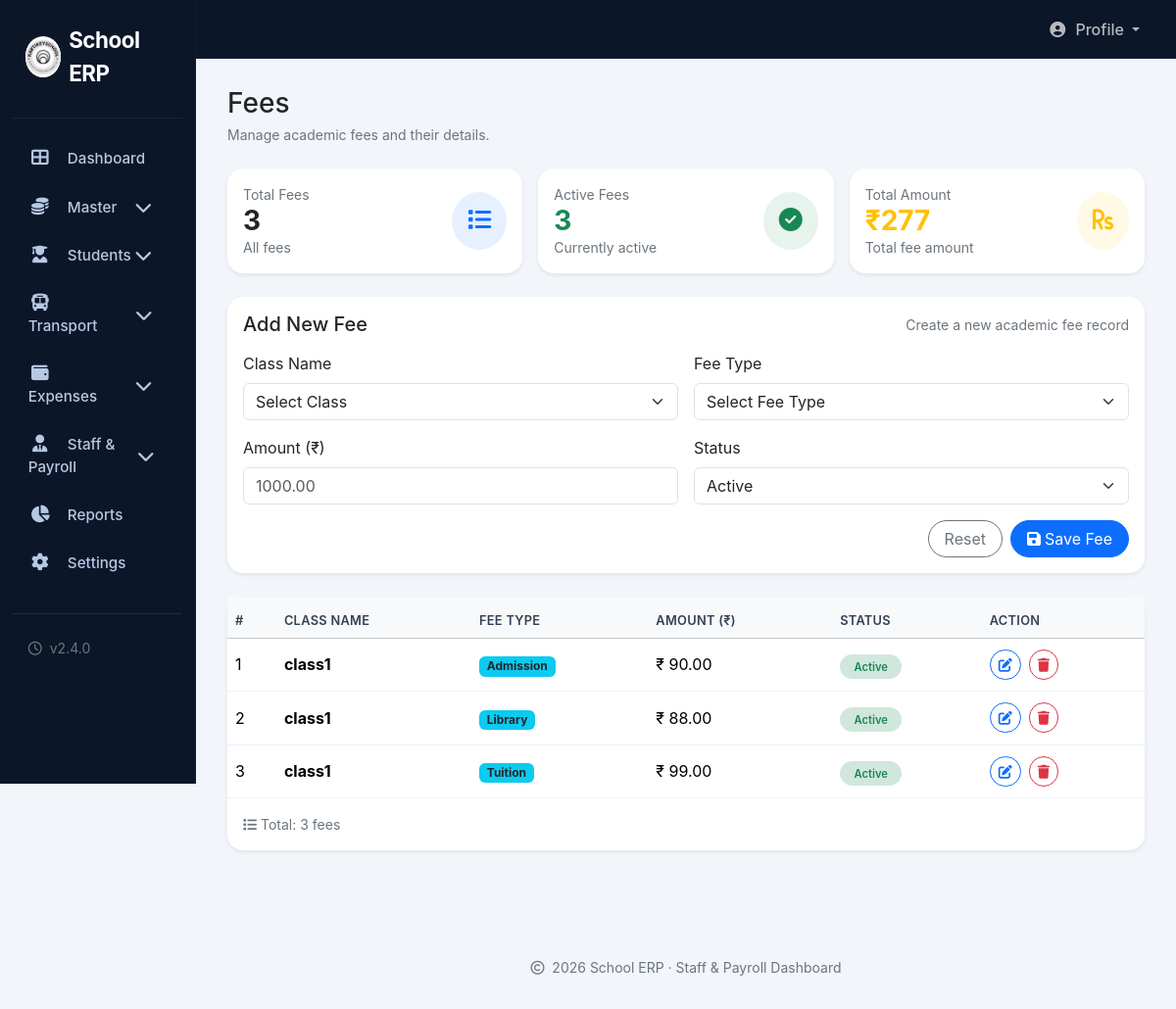
The page /admin/fees.php (signed in) on the database its author committed.
### tables this page shows
CREATE TABLE `fees` (
  `id` int(11) NOT NULL,
  `fee_name` varchar(100) NOT NULL,
  `class_id` int(11) DEFAULT NULL,
  `fee_type` varchar(50) DEFAULT NULL,
  `amount` decimal(10,2) NOT NULL,
  `status` enum('Active','Inactive') DEFAULT 'Active',
  `created_at` timestamp NOT NULL DEFAULT current_timestamp()
);

### admin/fees.php (the view, shortened to what this page needs)
<?php
include '../config/config.php';
include 'includes/header.php';
try {
    $stmt = $conn->query("SELECT * FROM fees ORDER BY id DESC");
    $fees = $stmt->fetchAll(PDO::FETCH_ASSOC);
} catch (Exception $e) {
    $fees = [];
    $error = 'Failed to load fees: ' . $e->getMessage();
}
$edit_fee = null;
$total_fees = count($fees);
$active_fees = count(array_filter($fees, fn($f) => $f['status'] == 'Active'));
$total_amount = array_sum(array_column($fees, 'amount'));
?>
<div class="main-content">
    <div class="d-flex justify-content-between align-items-center flex-wrap gap-3 mb-4">
        <div>
            <h3 class="mb-1">Fees</h3>
            <div class="text-secondary small">Manage academic fees and their details.</div>
        </div>
    </div>
    <div class="row g-3 mb-4">
        <div class="col-md-4">
            <div class="card border-0 rounded-4 shadow-sm">
                <div class="card-body p-3">
                    <div class="d-flex justify-content-between align-items-center">
                        <div>
                            <div class="text-secondary small">Total Fees</div>
                            <h3 class="mb-0 fw-bold"><?= $total_fees ?></h3>
                            <div class="text-secondary small">All fees</div>
                        </div>
                        <div class="bg-primary bg-opacity-10 rounded-circle p-3">
                            <i class="fas fa-list text-primary fs-4"></i>
                        </div>
                    </div>
                </div>
            </div>
        </div>
        <div class="col-md-4">
            <div class="card border-0 rounded-4 shadow-sm">
                <div class="card-body p-3">
                    <div class="d-flex justify-content-between align-items-center">
                        <div>
                            <div class="text-secondary small">Active Fees</div>
                            <h3 class="mb-0 fw-bold text-success"><?= $active_fees ?></h3>
                            <div class="text-secondary small">Currently active</div>
                        </div>
                        <div class="bg-success bg-opacity-10 rounded-circle p-3">
                            <i class="fas fa-check-circle text-success fs-4"></i>
                        </div>
                    </div>
                </div>
            </div>
        </div>
        <div class="col-md-4">
            <div class="card border-0 rounded-4 shadow-sm">
                <div class="card-body p-3">
                    <div class="d-flex justify-content-between align-items-center">
                        <div>
                            <div class="text-secondary small">Total Amount</div>
                            <h3 class="mb-0 fw-bold text-warning">₹<?= number_format($total_amount, 0) ?></h3>
                            <div class="text-secondary small">Total fee amount</div>
                        </div>
                        <div class="bg-warning bg-opacity-10 rounded-circle p-3">
                            <i class="fas fa-rupee-sign text-warning fs-4"></i>
                        </div>
                    </div>
                </div>
            </div>
        </div>
    </div>
    <div class="card border-0 rounded-4 shadow-sm mb-4">
        <div class="card-body">
            <div class="d-flex align-items-center justify-content-between flex-wrap gap-2 mb-3">
                <h5 class="mb-0"><?= $edit_fee ? 'Edit Fee' : 'Add New Fee' ?></h5>
                <span class="text-secondary small"><?= $edit_fee ? 'Update fee details' : 'Create a new academic fee record' ?></span>
            </div>
            <form class="row g-3" method="post">
                <div class="col-md-6">
                    <label class="form-label required">Class Name</label>
                    <select class="form-select" name="class_id" required>
                        <option value="">Select Class</option>
                    </select>
                </div>
                <div class="col-md-6">
                    <label class="form-label">Fee Type</label>
                    <select class="form-select" name="fee_type">
                        <option value="">Select Fee Type</option>
                    </select>
                </div>
                <div class="col-md-6">
                    <label class="form-label required">Amount (₹)</label>
                    <input type="number" class="form-control" name="amount"
                           placeholder="1000.00" min="0" step="0.01"
                           value="<?= $edit_fee ? $edit_fee['amount'] : '' ?>" required>
                </div>
                <div class="col-md-6">
                    <label class="form-label">Status</label>
                    <select class="form-select" name="status">
                        <option value="Active" <?= $edit_fee && $edit_fee['status'] == 'Active' ? 'selected' : '' ?>>Active</option>
                    </select>
                </div>
                <div class="col-12 d-flex justify-content-end gap-2">
                    <?php if ($edit_fee): ?>
                        <a href="fees.php" class="btn btn-outline-secondary rounded-pill px-3">Cancel</a>
                        <button type="submit" name="edit_fee" class="btn btn-warning rounded-pill px-3">
                            <i class="fas fa-edit me-1"></i>Update Fee
                        </button>
                    <?php else: ?>
                        <button type="reset" class="btn btn-outline-secondary rounded-pill px-3">Reset</button>
                        <button type="submit" name="add_fee" class="btn btn-primary rounded-pill px-3">
                            <i class="fas fa-save me-1"></i>Save Fee
                        </button>
                    <?php endif; ?>
                </div>
            </form>
        </div>
    </div>
    <div class="card border-0 rounded-4 shadow-sm">
        <div class="card-body p-0">
            <div class="table-responsive">
                <table class="table table-custom align-middle mb-0">
                    <thead class="table-light">
                        <tr>
                            <th>#</th>
                            <th>Class Name</th>
                            <th>Fee Type</th>
                            <th>Amount (₹)</th>
                            <th>Status</th>
                            <th>Action</th>
                        </tr>
                    </thead>
                    <tbody>
                        <?php if (count($fees) > 0): ?>
                            <?php $i = 1; foreach ($fees as $fee): ?>
                                <tr>
                                    <td><?= $i++ ?></td>
                                    <td><strong><?= htmlspecialchars($fee['fee_name']) ?></strong></td>
                                    <td>
                                        <?php if ($fee['fee_type']): ?>
                                            <span class="badge bg-info text-dark"><?= htmlspecialchars($fee['fee_type']) ?></span>
                                        <?php else: ?>
                                            <span class="text-secondary small">—</span>
                                        <?php endif; ?>
                                    </td>
                                    <td>₹ <?= number_format($fee['amount'], 2) ?></td>
                                    <td>
                                        <?php if ($fee['status'] == 'Active'): ?>
                                            <span class="status-badge bg-success-subtle text-success">Active</span>
                                        <?php else: ?>
                                            <span class="status-badge bg-danger-subtle text-danger">Inactive</span>
                                        <?php endif; ?>
                                    </td>
                                    <td>
                                        <div class="d-flex gap-2">
                                            <a href="fees.php?edit_id=<?= $fee['id'] ?>" class="btn btn-sm btn-outline-primary rounded-pill" title="Edit">
                                                <i class="fas fa-edit"></i>
                                            </a>
                                            <form method="post" onsubmit="return confirm('Are you sure you want to delete this fee?')" style="display:inline;">
                                                <button type="submit" name="delete_fee" class="btn btn-sm btn-outline-danger rounded-pill" title="Delete">
                                                    <i class="fas fa-trash"></i>
                                                </button>
                                            </form>
                                        </div>
                                    </td>
                                </tr>
                            <?php endforeach; ?>
                        <?php endif; ?>
                    </tbody>
                </table>
            </div>
        </div>
        <?php if (count($fees) > 0): ?>
            <div class="card-footer bg-transparent border-top-0 p-3">
                <div class="text-secondary small">
                    <i class="fas fa-list me-1"></i>Total: <?= count($fees) ?> fees
                </div>
            </div>
        <?php endif; ?>
    </div>
</div>
<?php
include 'includes/footer.php';
?>

### admin/style/ok.css (style rules this page uses)
* { box-sizing: border-box; }
body { background: #f2f5f9; font-family: 'Inter', system-ui, -apple-system, sans-serif; height: 100vh; overflow-x: hidden; }
.main-content { flex: 1; padding: 1.8rem 2rem 2rem 2rem; background: #f2f5f9; }
.table-custom th { border-top: none; font-weight: 600; color: #334155; font-size: 0.8rem; text-transform: uppercase; letter-spacing: 0.3px; padding: 0.9rem 0.5rem 0.5rem 0.5rem; }
.table-custom td { padding: 0.7rem 0.5rem; vertical-align: middle; border-color: #edf2f7; }
.status-badge { font-size: 0.7rem; font-weight: 600; padding: 0.35rem 0.9rem; border-radius: 30px; }

### rows shown on the page
fees: fee_name "class1", fee_type "Admission", amount "90.00", status "Active"
fees: fee_name "class1", fee_type "Library", amount "88.00", status "Active"
fees: fee_name "class1", fee_type "Tuition", amount "99.00", status "Active"

### other values the page prints
$total_fees "3"
$active_fees "3"
$total_amount "277"
count($fees) "3"
